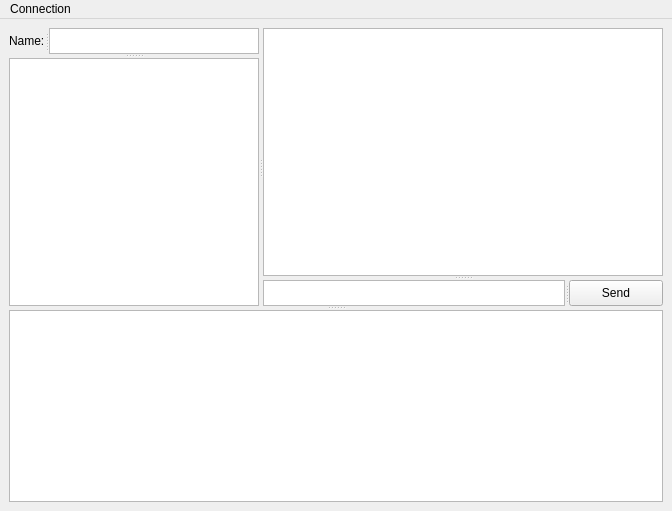
<?xml version="1.0" encoding="UTF-8"?>
<ui version="4.0">
 <class>MainWindow</class>
 <widget class="QMainWindow" name="MainWindow">
  <property name="geometry">
   <rect>
    <x>0</x>
    <y>0</y>
    <width>672</width>
    <height>511</height>
   </rect>
  </property>
  <property name="windowTitle">
   <string>MainWindow</string>
  </property>
  <widget class="QWidget" name="centralwidget">
   <layout class="QGridLayout" name="gridLayout">
    <item row="0" column="0">
     <widget class="QSplitter" name="splitter_7">
      <property name="orientation">
       <enum>Qt::Vertical</enum>
      </property>
      <widget class="QSplitter" name="splitter_6">
       <property name="orientation">
        <enum>Qt::Horizontal</enum>
       </property>
       <widget class="QSplitter" name="splitter_3">
        <property name="orientation">
         <enum>Qt::Vertical</enum>
        </property>
        <widget class="QSplitter" name="splitter_2">
         <property name="orientation">
          <enum>Qt::Horizontal</enum>
         </property>
         <widget class="QLabel" name="label">
          <property name="text">
           <string>Name:</string>
          </property>
          <property name="buddy">
           <cstring>txtName</cstring>
          </property>
         </widget>
         <widget class="QTextEdit" name="txtName">
          <property name="maximumSize">
           <size>
            <width>16777215</width>
            <height>26</height>
           </size>
          </property>
         </widget>
        </widget>
        <widget class="QSplitter" name="splitter">
         <property name="orientation">
          <enum>Qt::Vertical</enum>
         </property>
         <widget class="QListView" name="lstNames">
          <property name="maximumSize">
           <size>
            <width>250</width>
            <height>16777215</height>
           </size>
          </property>
         </widget>
        </widget>
       </widget>
       <widget class="QSplitter" name="splitter_5">
        <property name="orientation">
         <enum>Qt::Vertical</enum>
        </property>
        <widget class="QTextEdit" name="txtMain"/>
        <widget class="QSplitter" name="splitter_4">
         <property name="sizePolicy">
          <sizepolicy hsizetype="Expanding" vsizetype="MinimumExpanding">
           <horstretch>0</horstretch>
           <verstretch>0</verstretch>
          </sizepolicy>
         </property>
         <property name="orientation">
          <enum>Qt::Horizontal</enum>
         </property>
         <widget class="QTextEdit" name="txtMsg">
          <property name="sizePolicy">
           <sizepolicy hsizetype="Expanding" vsizetype="Fixed">
            <horstretch>0</horstretch>
            <verstretch>0</verstretch>
           </sizepolicy>
          </property>
          <property name="maximumSize">
           <size>
            <width>16777215</width>
            <height>26</height>
           </size>
          </property>
         </widget>
         <widget class="QPushButton" name="btnSend">
          <property name="text">
           <string>Send</string>
          </property>
         </widget>
        </widget>
       </widget>
      </widget>
      <widget class="QGraphicsView" name="gfxDrawan">
       <property name="sizePolicy">
        <sizepolicy hsizetype="Expanding" vsizetype="Fixed">
         <horstretch>0</horstretch>
         <verstretch>0</verstretch>
        </sizepolicy>
       </property>
      </widget>
     </widget>
    </item>
   </layout>
  </widget>
  <widget class="QMenuBar" name="menuBar">
   <property name="geometry">
    <rect>
     <x>0</x>
     <y>0</y>
     <width>672</width>
     <height>22</height>
    </rect>
   </property>
   <property name="defaultUp">
    <bool>true</bool>
   </property>
   <widget class="QMenu" name="menuConnect">
    <property name="title">
     <string>Connection</string>
    </property>
    <addaction name="actionConnect"/>
    <addaction name="actionDisconnect"/>
   </widget>
   <addaction name="menuConnect"/>
  </widget>
  <action name="actionConnect">
   <property name="text">
    <string>Connect to...</string>
   </property>
  </action>
  <action name="actionDisconnect">
   <property name="text">
    <string>Disconnect</string>
   </property>
  </action>
 </widget>
 <tabstops>
  <tabstop>txtName</tabstop>
  <tabstop>txtMain</tabstop>
  <tabstop>lstNames</tabstop>
  <tabstop>txtMsg</tabstop>
  <tabstop>btnSend</tabstop>
  <tabstop>gfxDrawan</tabstop>
 </tabstops>
 <resources/>
 <connections>
  <connection>
   <sender>btnSend</sender>
   <signal>clicked()</signal>
   <receiver>MainWindow</receiver>
   <slot>btnSendHandler()</slot>
   <hints>
    <hint type="sourcelabel">
     <x>589</x>
     <y>287</y>
    </hint>
    <hint type="destinationlabel">
     <x>219</x>
     <y>0</y>
    </hint>
   </hints>
  </connection>
  <connection>
   <sender>txtName</sender>
   <signal>textChanged()</signal>
   <receiver>MainWindow</receiver>
   <slot>txtNameChanged()</slot>
   <hints>
    <hint type="sourcelabel">
     <x>152</x>
     <y>46</y>
    </hint>
    <hint type="destinationlabel">
     <x>256</x>
     <y>24</y>
    </hint>
   </hints>
  </connection>
 </connections>
 <slots>
  <slot>btnSendHandler()</slot>
  <slot>txtNameChanged()</slot>
 </slots>
</ui>
